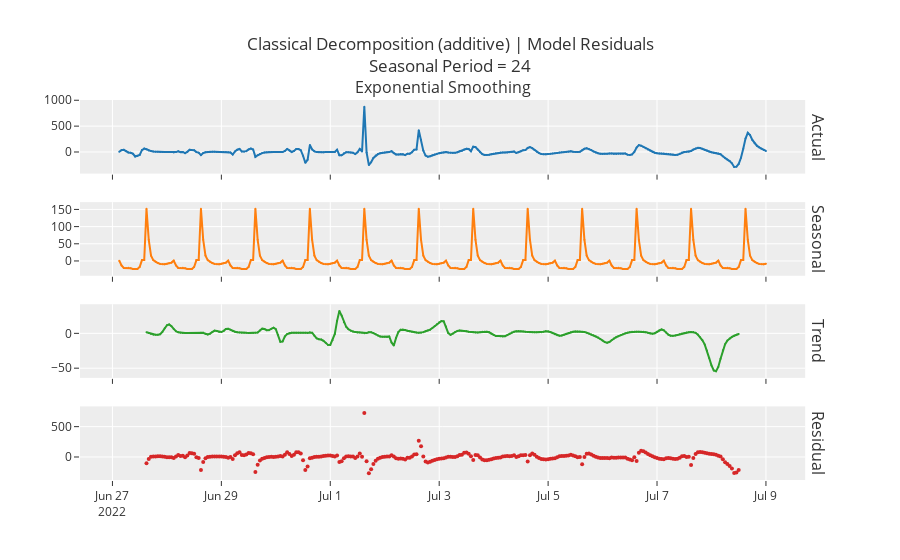

The code cell stored with this chart in its notebook:
### Code cell
plot_model(model, 'decomp', fig_kwargs = fig_kwargs)

### Figure 1 — Plotly figure (JSON) as saved in the notebook; plotly's stock layout.template omitted (floating-point values rounded to 4 significant figures; data arrays with more than 128 entries replaced by an {"elided": "..."} marker saying what was removed)
{"data": [{"line": {"color": "rgb(31, 119, 180)", "width": 2}, "marker": {"size": 2}, "mode": "lines+markers", "name": "Actual", "type": "scatter", "x": {"elided": "286 str values"}, "xaxis": "x", "y": {"elided": "286 float values"}, "yaxis": "y"}, {"line": {"color": "rgb(255, 127, 14)", "width": 2}, "marker": {"size": 2}, "mode": "lines+markers", "name": "Seasonal", "type": "scatter", "x": {"elided": "286 str values"}, "xaxis": "x2", "y": {"elided": "286 float values"}, "yaxis": "y2"}, {"line": {"color": "rgb(44, 160, 44)", "width": 2}, "marker": {"size": 2}, "mode": "lines+markers", "name": "Trend", "type": "scatter", "x": {"elided": "286 str values"}, "xaxis": "x3", "y": {"elided": "286 float values"}, "yaxis": "y3"}, {"line": {"color": "rgb(214, 39, 40)", "width": 2}, "marker": {"size": 4}, "mode": "markers", "name": "Residuals", "type": "scatter", "x": {"elided": "286 str values"}, "xaxis": "x4", "y": {"elided": "286 float values"}, "yaxis": "y4"}], "layout": {"annotations": [{"font": {"size": 16}, "showarrow": false, "text": "Exponential Smoothing", "x": 0.49, "xanchor": "center", "xref": "paper", "y": 1, "yanchor": "bottom", "yref": "paper"}, {"font": {"size": 16}, "showarrow": false, "text": "Actual", "textangle": 90, "x": 0.98, "xanchor": "left", "xref": "paper", "y": 0.9031, "yanchor": "middle", "yref": "paper"}, {"font": {"size": 16}, "showarrow": false, "text": "Seasonal", "textangle": 90, "x": 0.98, "xanchor": "left", "xref": "paper", "y": 0.6344, "yanchor": "middle", "yref": "paper"}, {"font": {"size": 16}, "showarrow": false, "text": "Trend", "textangle": 90, "x": 0.98, "xanchor": "left", "xref": "paper", "y": 0.3656, "yanchor": "middle", "yref": "paper"}, {"font": {"size": 16}, "showarrow": false, "text": "Residual", "textangle": 90, "x": 0.98, "xanchor": "left", "xref": "paper", "y": 0.09688, "yanchor": "middle", "yref": "paper"}], "autosize": true, "showlegend": false, "title": {"text": "Classical Decomposition (additive) | Model Residuals<br>Seasonal Period = 24"}, "xaxis": {"anchor": "y", "autorange": true, "domain": [0, 0.98], "matches": "x4", "range": ["2022-06-26 09:21:14.3036", "2022-07-09 17:38:45.6964"], "showticklabels": false, "type": "date"}, "xaxis2": {"anchor": "y2", "autorange": true, "domain": [0, 0.98], "matches": "x4", "range": ["2022-06-26 09:21:14.3036", "2022-07-09 17:38:45.6964"], "showticklabels": false, "type": "date"}, "xaxis3": {"anchor": "y3", "autorange": true, "domain": [0, 0.98], "matches": "x4", "range": ["2022-06-26 09:21:14.3036", "2022-07-09 17:38:45.6964"], "showticklabels": false, "type": "date"}, "xaxis4": {"anchor": "y4", "autorange": true, "domain": [0, 0.98], "range": ["2022-06-26 09:21:14.3036", "2022-07-09 17:38:45.6964"], "type": "date"}, "yaxis": {"anchor": "x", "autorange": true, "domain": [0.8063, 1], "range": [-506.9, 1094.0], "type": "linear"}, "yaxis2": {"anchor": "x2", "autorange": true, "domain": [0.5375, 0.7312], "range": [-56.34, 184.6], "type": "linear"}, "yaxis3": {"anchor": "x3", "autorange": true, "domain": [0.2687, 0.4625], "range": [-70.49, 48.34], "type": "linear"}, "yaxis4": {"anchor": "x4", "autorange": true, "domain": [0, 0.1938], "range": [-454.5, 909.4], "type": "linear"}}}
